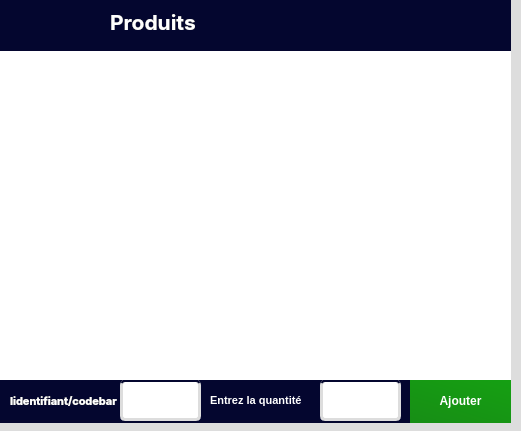
     <widget class="QFrame" name="frame_7">
      <property name="geometry">
       <rect>
        <x>10</x>
        <y>10</y>
        <width>521</width>
        <height>431</height>
       </rect>
      </property>
      <property name="styleSheet">
       <string notr="true">background:#ddd;
border-radius:10px</string>
      </property>
      <property name="frameShape">
       <enum>QFrame::StyledPanel</enum>
      </property>
      <property name="frameShadow">
       <enum>QFrame::Raised</enum>
      </property>
      <widget class="QFrame" name="frame_9">
       <property name="geometry">
        <rect>
         <x>-10</x>
         <y>0</y>
         <width>521</width>
         <height>423</height>
        </rect>
       </property>
       <property name="styleSheet">
        <string notr="true">background:#fff;
border-radius:5px;
</string>
       </property>
       <property name="frameShape">
        <enum>QFrame::StyledPanel</enum>
       </property>
       <property name="frameShadow">
        <enum>QFrame::Raised</enum>
       </property>
       <widget class="QTableWidget" name="poststable">
        <property name="geometry">
         <rect>
          <x>10</x>
          <y>50</y>
          <width>501</width>
          <height>331</height>
         </rect>
        </property>
       </widget>
       <widget class="QFrame" name="group_buttons">
        <property name="geometry">
         <rect>
          <x>0</x>
          <y>380</y>
          <width>521</width>
          <height>51</height>
         </rect>
        </property>
        <property name="styleSheet">
         <string notr="true">background-color: rgb(4, 6, 47);</string>
        </property>
        <property name="frameShape">
         <enum>QFrame::StyledPanel</enum>
        </property>
        <property name="frameShadow">
         <enum>QFrame::Raised</enum>
        </property>
        <widget class="QLabel" name="label">
         <property name="geometry">
          <rect>
           <x>20</x>
           <y>10</y>
           <width>111</width>
           <height>21</height>
          </rect>
         </property>
         <property name="font">
          <font>
           <family>Inter</family>
           <pointsize>8</pointsize>
           <weight>75</weight>
           <bold>true</bold>
          </font>
         </property>
         <property name="styleSheet">
          <string notr="true">color:white;</string>
         </property>
         <property name="text">
          <string>Iidentifiant/codebar</string>
         </property>
        </widget>
        <widget class="QLabel" name="label_12">
         <property name="geometry">
          <rect>
           <x>220</x>
           <y>10</y>
           <width>121</width>
           <height>21</height>
          </rect>
         </property>
         <property name="font">
          <font>
           <pointsize>8</pointsize>
           <weight>75</weight>
           <bold>true</bold>
          </font>
         </property>
         <property name="styleSheet">
          <string notr="true">color:white;</string>
         </property>
         <property name="text">
          <string>Entrez la quantité</string>
         </property>
        </widget>
        <widget class="QPushButton" name="add_selection">
         <property name="geometry">
          <rect>
           <x>420</x>
           <y>-10</y>
           <width>101</width>
           <height>61</height>
          </rect>
         </property>
         <property name="font">
          <font>
           <pointsize>9</pointsize>
           <weight>75</weight>
           <bold>true</bold>
          </font>
         </property>
         <property name="cursor">
          <cursorShape>PointingHandCursor</cursorShape>
         </property>
         <property name="styleSheet">
          <string notr="true">background-color: qlineargradient(spread:pad, x1:0, y1:2, x2:1, y2:0, stop:0 rgb(25, 125, 24), stop:1  rgb(21, 162, 18));
color:white;
border-radius:4px;
border-color: rgb(44, 127, 67);</string>
         </property>
         <property name="text">
          <string>Ajouter</string>
         </property>
        </widget>
        <widget class="QFrame" name="frame_12">
         <property name="geometry">
          <rect>
           <x>130</x>
           <y>0</y>
           <width>81</width>
           <height>41</height>
          </rect>
         </property>
         <property name="styleSheet">
          <string notr="true">border:3px solid #ddd;
background-color: white;
border-top:2px solid rgb(4, 6, 47)
</string>
         </property>
         <property name="frameShape">
          <enum>QFrame::StyledPanel</enum>
         </property>
         <property name="frameShadow">
          <enum>QFrame::Raised</enum>
         </property>
         <widget class="QLineEdit" name="id">
          <property name="geometry">
           <rect>
            <x>10</x>
            <y>0</y>
            <width>81</width>
            <height>41</height>
           </rect>
          </property>
          <property name="font">
           <font>
            <family>Inter</family>
            <pointsize>14</pointsize>
            <weight>75</weight>
            <bold>true</bold>
           </font>
          </property>
          <property name="styleSheet">
           <string notr="true">background-color: rgba(2, 0, 31,0);
border:none;
padding:4px;
color: rgb(10, 2, 91);</string>
          </property>
         </widget>
        </widget>
        <widget class="QFrame" name="frame_13">
         <property name="geometry">
          <rect>
           <x>330</x>
           <y>0</y>
           <width>81</width>
           <height>41</height>
          </rect>
         </property>
         <property name="styleSheet">
          <string notr="true">border:3px solid #ddd;
background-color: white;
border-top:2px solid rgb(4, 6, 47)
</string>
         </property>
         <property name="frameShape">
          <enum>QFrame::StyledPanel</enum>
         </property>
         <property name="frameShadow">
          <enum>QFrame::Raised</enum>
         </property>
         <widget class="QLineEdit" name="qtt">
          <property name="geometry">
           <rect>
            <x>10</x>
            <y>0</y>
            <width>81</width>
            <height>41</height>
           </rect>
          </property>
          <property name="font">
           <font>
            <family>Inter</family>
            <pointsize>14</pointsize>
            <weight>75</weight>
            <bold>true</bold>
           </font>
          </property>
          <property name="styleSheet">
           <string notr="true">background-color: rgba(2, 0, 31,0);
border:none;
padding:4px;
color: rgb(10, 2, 91);</string>
          </property>
         </widget>
        </widget>
       </widget>
       <widget class="QFrame" name="frame_10">
        <property name="geometry">
         <rect>
          <x>0</x>
          <y>0</y>
          <width>531</width>
          <height>51</height>
         </rect>
        </property>
        <property name="styleSheet">
         <string notr="true">background-color: rgb(4, 6, 47);</string>
        </property>
        <property name="frameShape">
         <enum>QFrame::StyledPanel</enum>
        </property>
        <property name="frameShadow">
         <enum>QFrame::Raised</enum>
        </property>
        <widget class="QLabel" name="label_16">
         <property name="geometry">
          <rect>
           <x>120</x>
           <y>9</y>
           <width>214</width>
           <height>25</height>
          </rect>
         </property>
         <property name="palette">
          <palette>
           <active>
            <colorrole role="WindowText">
             <brush brushstyle="SolidPattern">
              <color alpha="255">
               <red>255</red>
               <green>255</green>
               <blue>255</blue>
              </color>
             </brush>
            </colorrole>
            <colorrole role="Button">
             <brush brushstyle="SolidPattern">
              <color alpha="255">
               <red>4</red>
               <green>6</green>
               <blue>47</blue>
              </color>
             </brush>
            </colorrole>
            <colorrole role="Text">
             <brush brushstyle="SolidPattern">
              <color alpha="255">
               <red>255</red>
               <green>255</green>
               <blue>255</blue>
              </color>
             </brush>
            </colorrole>
            <colorrole role="ButtonText">
             <brush brushstyle="SolidPattern">
              <color alpha="255">
               <red>255</red>
               <green>255</green>
               <blue>255</blue>
              </color>
             </brush>
            </colorrole>
            <colorrole role="Base">
             <brush brushstyle="SolidPattern">
              <color alpha="255">
               <red>4</red>
               <green>6</green>
               <blue>47</blue>
              </color>
             </brush>
            </colorrole>
            <colorrole role="Window">
             <brush brushstyle="SolidPattern">
              <color alpha="255">
               <red>4</red>
               <green>6</green>
               <blue>47</blue>
              </color>
             </brush>
            </colorrole>
            <colorrole role="PlaceholderText">
             <brush brushstyle="SolidPattern">
              <color alpha="255">
               <red>255</red>
               <green>255</green>
               <blue>255</blue>
              </color>
             </brush>
            </colorrole>
           </active>
           <inactive>
            <colorrole role="WindowText">
             <brush brushstyle="SolidPattern">
              <color alpha="255">
               <red>255</red>
               <green>255</green>
               <blue>255</blue>
              </color>
             </brush>
            </colorrole>
            <colorrole role="Button">
             <brush brushstyle="SolidPattern">
              <color alpha="255">
               <red>4</red>
               <green>6</green>
               <blue>47</blue>
              </color>
             </brush>
            </colorrole>
            <colorrole role="Text">
             <brush brushstyle="SolidPattern">
              <color alpha="255">
               <red>255</red>
               <green>255</green>
               <blue>255</blue>
              </color>
             </brush>
            </colorrole>
            <colorrole role="ButtonText">
             <brush brushstyle="SolidPattern">
              <color alpha="255">
               <red>255</red>
               <green>255</green>
               <blue>255</blue>
              </color>
             </brush>
            </colorrole>
            <colorrole role="Base">
             <brush brushstyle="SolidPattern">
              <color alpha="255">
               <red>4</red>
               <green>6</green>
               <blue>47</blue>
              </color>
             </brush>
            </colorrole>
            <colorrole role="Window">
             <brush brushstyle="SolidPattern">
              <color alpha="255">
               <red>4</red>
               <green>6</green>
               <blue>47</blue>
              </color>
             </brush>
            </colorrole>
            <colorrole role="PlaceholderText">
             <brush brushstyle="SolidPattern">
              <color alpha="255">
               <red>255</red>
               <green>255</green>
               <blue>255</blue>
              </color>
             </brush>
            </colorrole>
           </inactive>
           <disabled>
            <colorrole role="WindowText">
             <brush brushstyle="SolidPattern">
              <color alpha="255">
               <red>255</red>
               <green>255</green>
               <blue>255</blue>
              </color>
             </brush>
            </colorrole>
            <colorrole role="Button">
             <brush brushstyle="SolidPattern">
              <color alpha="255">
               <red>4</red>
               <green>6</green>
               <blue>47</blue>
              </color>
             </brush>
            </colorrole>
            <colorrole role="Text">
             <brush brushstyle="SolidPattern">
              <color alpha="255">
               <red>255</red>
               <green>255</green>
               <blue>255</blue>
              </color>
             </brush>
            </colorrole>
            <colorrole role="ButtonText">
             <brush brushstyle="SolidPattern">
              <color alpha="255">
               <red>255</red>
               <green>255</green>
               <blue>255</blue>
              </color>
             </brush>
            </colorrole>
            <colorrole role="Base">
             <brush brushstyle="SolidPattern">
              <color alpha="255">
               <red>4</red>
               <green>6</green>
               <blue>47</blue>
              </color>
             </brush>
            </colorrole>
            <colorrole role="Window">
             <brush brushstyle="SolidPattern">
              <color alpha="255">
               <red>4</red>
               <green>6</green>
               <blue>47</blue>
              </color>
             </brush>
            </colorrole>
            <colorrole role="PlaceholderText">
             <brush brushstyle="SolidPattern">
              <color alpha="255">
               <red>255</red>
               <green>255</green>
               <blue>255</blue>
              </color>
             </brush>
            </colorrole>
           </disabled>
          </palette>
         </property>
         <property name="font">
          <font>
           <family>Inter</family>
           <pointsize>6</pointsize>
           <weight>75</weight>
           <bold>true</bold>
          </font>
         </property>
         <property name="styleSheet">
          <string notr="true">color: rgb(255, 255, 255);</string>
         </property>
         <property name="text">
          <string>&lt;html&gt;&lt;head/&gt;&lt;body&gt;&lt;p&gt;&lt;span style=&quot; font-size:16pt;&quot;&gt;Produits&lt;/span&gt;&lt;/p&gt;&lt;/body&gt;&lt;/html&gt;</string>
         </property>
        </widget>
        <widget class="QLabel" name="layer_2">
         <property name="geometry">
          <rect>
           <x>70</x>
           <y>10</y>
           <width>51</width>
           <height>31</height>
          </rect>
         </property>
         <property name="palette">
          <palette>
           <active>
            <colorrole role="WindowText">
             <brush brushstyle="SolidPattern">
              <color alpha="255">
               <red>255</red>
               <green>255</green>
               <blue>255</blue>
              </color>
             </brush>
            </colorrole>
            <colorrole role="Button">
             <brush brushstyle="SolidPattern">
              <color alpha="255">
               <red>4</red>
               <green>6</green>
               <blue>47</blue>
              </color>
             </brush>
            </colorrole>
            <colorrole role="Text">
             <brush brushstyle="SolidPattern">
              <color alpha="255">
               <red>255</red>
               <green>255</green>
               <blue>255</blue>
              </color>
             </brush>
            </colorrole>
            <colorrole role="ButtonText">
             <brush brushstyle="SolidPattern">
              <color alpha="255">
               <red>255</red>
               <green>255</green>
               <blue>255</blue>
              </color>
             </brush>
            </colorrole>
            <colorrole role="Base">
             <brush brushstyle="SolidPattern">
              <color alpha="255">
               <red>4</red>
               <green>6</green>
               <blue>47</blue>
              </color>
             </brush>
            </colorrole>
            <colorrole role="Window">
             <brush brushstyle="SolidPattern">
              <color alpha="255">
               <red>4</red>
               <green>6</green>
               <blue>47</blue>
              </color>
             </brush>
            </colorrole>
            <colorrole role="PlaceholderText">
             <brush brushstyle="SolidPattern">
              <color alpha="255">
               <red>255</red>
               <green>255</green>
               <blue>255</blue>
              </color>
             </brush>
            </colorrole>
           </active>
           <inactive>
            <colorrole role="WindowText">
             <brush brushstyle="SolidPattern">
              <color alpha="255">
               <red>255</red>
               <green>255</green>
               <blue>255</blue>
              </color>
             </brush>
            </colorrole>
            <colorrole role="Button">
             <brush brushstyle="SolidPattern">
              <color alpha="255">
               <red>4</red>
               <green>6</green>
               <blue>47</blue>
              </color>
             </brush>
            </colorrole>
            <colorrole role="Text">
             <brush brushstyle="SolidPattern">
              <color alpha="255">
               <red>255</red>
               <green>255</green>
               <blue>255</blue>
              </color>
             </brush>
            </colorrole>
            <colorrole role="ButtonText">
             <brush brushstyle="SolidPattern">
              <color alpha="255">
               <red>255</red>
               <green>255</green>
               <blue>255</blue>
              </color>
             </brush>
            </colorrole>
            <colorrole role="Base">
             <brush brushstyle="SolidPattern">
              <color alpha="255">
               <red>4</red>
               <green>6</green>
               <blue>47</blue>
              </color>
             </brush>
            </colorrole>
            <colorrole role="Window">
             <brush brushstyle="SolidPattern">
              <color alpha="255">
               <red>4</red>
               <green>6</green>
               <blue>47</blue>
              </color>
             </brush>
            </colorrole>
            <colorrole role="PlaceholderText">
             <brush brushstyle="SolidPattern">
              <color alpha="255">
               <red>255</red>
               <green>255</green>
               <blue>255</blue>
              </color>
             </brush>
            </colorrole>
           </inactive>
           <disabled>
            <colorrole role="WindowText">
             <brush brushstyle="SolidPattern">
              <color alpha="255">
               <red>255</red>
               <green>255</green>
               <blue>255</blue>
              </color>
             </brush>
            </colorrole>
            <colorrole role="Button">
             <brush brushstyle="SolidPattern">
              <color alpha="255">
               <red>4</red>
               <green>6</green>
               <blue>47</blue>
              </color>
             </brush>
            </colorrole>
            <colorrole role="Text">
             <brush brushstyle="SolidPattern">
              <color alpha="255">
               <red>255</red>
               <green>255</green>
               <blue>255</blue>
              </color>
             </brush>
            </colorrole>
            <colorrole role="ButtonText">
             <brush brushstyle="SolidPattern">
              <color alpha="255">
               <red>255</red>
               <green>255</green>
               <blue>255</blue>
              </color>
             </brush>
            </colorrole>
            <colorrole role="Base">
             <brush brushstyle="SolidPattern">
              <color alpha="255">
               <red>4</red>
               <green>6</green>
               <blue>47</blue>
              </color>
             </brush>
            </colorrole>
            <colorrole role="Window">
             <brush brushstyle="SolidPattern">
              <color alpha="255">
               <red>4</red>
               <green>6</green>
               <blue>47</blue>
              </color>
             </brush>
            </colorrole>
            <colorrole role="PlaceholderText">
             <brush brushstyle="SolidPattern">
              <color alpha="255">
               <red>255</red>
               <green>255</green>
               <blue>255</blue>
              </color>
             </brush>
            </colorrole>
           </disabled>
          </palette>
         </property>
         <property name="font">
          <font>
           <family>Inter</family>
           <pointsize>6</pointsize>
           <weight>75</weight>
           <bold>true</bold>
          </font>
         </property>
         <property name="styleSheet">
          <string notr="true">color: rgb(255, 255, 255);</string>
         </property>
         <property name="text">
          <string/>
         </property>
        </widget>
        <widget class="QLabel" name="list">
         <property name="geometry">
          <rect>
           <x>60</x>
           <y>10</y>
           <width>51</width>
           <height>31</height>
          </rect>
         </property>
         <property name="palette">
          <palette>
           <active>
            <colorrole role="WindowText">
             <brush brushstyle="SolidPattern">
              <color alpha="255">
               <red>255</red>
               <green>255</green>
               <blue>255</blue>
              </color>
             </brush>
            </colorrole>
            <colorrole role="Button">
             <brush brushstyle="SolidPattern">
              <color alpha="255">
               <red>4</red>
               <green>6</green>
               <blue>47</blue>
              </color>
             </brush>
            </colorrole>
            <colorrole role="Text">
             <brush brushstyle="SolidPattern">
              <color alpha="255">
               <red>255</red>
               <green>255</green>
               <blue>255</blue>
              </color>
             </brush>
            </colorrole>
            <colorrole role="ButtonText">
             <brush brushstyle="SolidPattern">
              <color alpha="255">
               <red>255</red>
               <green>255</green>
               <blue>255</blue>
              </color>
             </brush>
            </colorrole>
            <colorrole role="Base">
             <brush brushstyle="SolidPattern">
              <color alpha="255">
               <red>4</red>
               <green>6</green>
               <blue>47</blue>
              </color>
             </brush>
            </colorrole>
            <colorrole role="Window">
             <brush brushstyle="SolidPattern">
              <color alpha="255">
               <red>4</red>
               <green>6</green>
               <blue>47</blue>
              </color>
             </brush>
            </colorrole>
            <colorrole role="PlaceholderText">
             <brush brushstyle="SolidPattern">
              <color alpha="255">
               <red>255</red>
               <green>255</green>
               <blue>255</blue>
              </color>
             </brush>
            </colorrole>
           </active>
           <inactive>
            <colorrole role="WindowText">
             <brush brushstyle="SolidPattern">
              <color alpha="255">
               <red>255</red>
               <green>255</green>
               <blue>255</blue>
              </color>
             </brush>
            </colorrole>
            <colorrole role="Button">
             <brush brushstyle="SolidPattern">
              <color alpha="255">
               <red>4</red>
               <green>6</green>
               <blue>47</blue>
              </color>
             </brush>
            </colorrole>
            <colorrole role="Text">
             <brush brushstyle="SolidPattern">
              <color alpha="255">
               <red>255</red>
               <green>255</green>
               <blue>255</blue>
              </color>
             </brush>
            </colorrole>
            <colorrole role="ButtonText">
             <brush brushstyle="SolidPattern">
              <color alpha="255">
               <red>255</red>
               <green>255</green>
               <blue>255</blue>
              </color>
             </brush>
            </colorrole>
            <colorrole role="Base">
             <brush brushstyle="SolidPattern">
              <color alpha="255">
               <red>4</red>
               <green>6</green>
               <blue>47</blue>
              </color>
             </brush>
            </colorrole>
            <colorrole role="Window">
             <brush brushstyle="SolidPattern">
              <color alpha="255">
               <red>4</red>
               <green>6</green>
               <blue>47</blue>
              </color>
             </brush>
            </colorrole>
            <colorrole role="PlaceholderText">
             <brush brushstyle="SolidPattern">
              <color alpha="255">
               <red>255</red>
               <green>255</green>
               <blue>255</blue>
              </color>
             </brush>
            </colorrole>
           </inactive>
           <disabled>
            <colorrole role="WindowText">
             <brush brushstyle="SolidPattern">
              <color alpha="255">
               <red>255</red>
               <green>255</green>
               <blue>255</blue>
              </color>
             </brush>
            </colorrole>
            <colorrole role="Button">
             <brush brushstyle="SolidPattern">
              <color alpha="255">
               <red>4</red>
               <green>6</green>
               <blue>47</blue>
              </color>
             </brush>
            </colorrole>
            <colorrole role="Text">
             <brush brushstyle="SolidPattern">
              <color alpha="255">
               <red>255</red>
               <green>255</green>
               <blue>255</blue>
              </color>
             </brush>
            </colorrole>
            <colorrole role="ButtonText">
             <brush brushstyle="SolidPattern">
              <color alpha="255">
               <red>255</red>
               <green>255</green>
               <blue>255</blue>
              </color>
             </brush>
            </colorrole>
            <colorrole role="Base">
             <brush brushstyle="SolidPattern">
              <color alpha="255">
               <red>4</red>
               <green>6</green>
               <blue>47</blue>
              </color>
             </brush>
            </colorrole>
            <colorrole role="Window">
             <brush brushstyle="SolidPattern">
              <color alpha="255">
               <red>4</red>
               <green>6</green>
               <blue>47</blue>
              </color>
             </brush>
            </colorrole>
            <colorrole role="PlaceholderText">
             <brush brushstyle="SolidPattern">
              <color alpha="255">
               <red>255</red>
               <green>255</green>
               <blue>255</blue>
              </color>
             </brush>
            </colorrole>
           </disabled>
          </palette>
         </property>
         <property name="font">
          <font>
           <family>Inter</family>
           <pointsize>6</pointsize>
           <weight>75</weight>
           <bold>true</bold>
          </font>
         </property>
         <property name="styleSheet">
          <string notr="true">color: rgb(255, 255, 255);</string>
         </property>
         <property name="text">
          <string/>
         </property>
        </widget>
       </widget>
      </widget>
     </widget>
